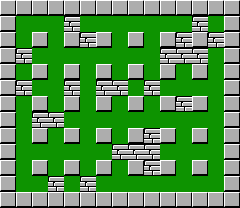

Rendered tile map (Tiled .tmx) drawn with the repository's tilesets; below, a short description and the map source with its tile grids summarised:
An orthogonal 15x13 tile map with 16x16 px tiles, 1 tile layer (ground) and 2 objects (2x player).

<map version="1.2" tiledversion="1.3.4" orientation="orthogonal" renderorder="right-down" width="15" height="13" tilewidth="16" tileheight="16" infinite="0" nextlayerid="4" nextobjectid="11">
 <editorsettings>
  <export target="map1.json" format="json" />
 </editorsettings>
 <tileset firstgid="1" name="tileset-ground" tilewidth="16" tileheight="16" tilecount="16" columns="4">
  <image source="../assets/images/ground.png" width="64" height="64" />
  <tile id="0" type="brick">
   <properties>
    <property name="collides" type="bool" value="true" />
    <property name="destructible" type="bool" value="true" />
    <property name="name" value="bricks" />
    <property name="tile_set_id" type="int" value="1" />
   </properties>
  </tile>
  <tile id="1" type="ground">
   <properties>
    <property name="collides" type="bool" value="false" />
    <property name="destructible" type="bool" value="false" />
    <property name="name" value="ground" />
    <property name="tile_set_id" type="int" value="1" />
   </properties>
  </tile>
  <tile id="2" type="wall">
   <properties>
    <property name="collides" type="bool" value="true" />
    <property name="destructible" type="bool" value="false" />
    <property name="name" value="wall" />
    <property name="tile_set_id" type="int" value="1" />
   </properties>
  </tile>
  <tile id="3" type="brick">
   <properties>
    <property name="collides" type="bool" value="true" />
    <property name="destructible" type="bool" value="true" />
    <property name="name" value="bricks" />
    <property name="tile_set_id" type="int" value="2" />
   </properties>
  </tile>
  <tile id="4" type="ground">
   <properties>
    <property name="collides" type="bool" value="false" />
    <property name="destructible" type="bool" value="false" />
    <property name="name" value="ground" />
    <property name="tile_set_id" type="int" value="2" />
   </properties>
  </tile>
  <tile id="5" type="wall">
   <properties>
    <property name="collides" type="bool" value="true" />
    <property name="destructible" type="bool" value="false" />
    <property name="name" value="wall" />
    <property name="tile_set_id" type="int" value="2" />
   </properties>
  </tile>
  <tile id="6" type="brick">
   <properties>
    <property name="collides" type="bool" value="true" />
    <property name="destructible" type="bool" value="true" />
    <property name="name" value="bricks" />
    <property name="tile_set_id" type="int" value="3" />
   </properties>
  </tile>
  <tile id="7" type="ground">
   <properties>
    <property name="collides" type="bool" value="false" />
    <property name="destructible" type="bool" value="false" />
    <property name="name" value="ground" />
    <property name="tile_set_id" type="int" value="3" />
   </properties>
  </tile>
  <tile id="8" type="wall">
   <properties>
    <property name="collides" type="bool" value="true" />
    <property name="destructible" type="bool" value="false" />
    <property name="name" value="wall" />
    <property name="tile_set_id" type="int" value="3" />
   </properties>
  </tile>
  <tile id="9" type="brick">
   <properties>
    <property name="collides" type="bool" value="true" />
    <property name="destructible" type="bool" value="true" />
    <property name="name" value="bricks" />
    <property name="tile_set_id" type="int" value="4" />
   </properties>
  </tile>
  <tile id="10" type="ground">
   <properties>
    <property name="collides" type="bool" value="false" />
    <property name="destructible" type="bool" value="false" />
    <property name="name" value="ground" />
    <property name="tile_set_id" type="int" value="4" />
   </properties>
  </tile>
  <tile id="11" type="wall">
   <properties>
    <property name="collides" type="bool" value="true" />
    <property name="destructible" type="bool" value="false" />
    <property name="name" value="wall" />
    <property name="tile_set_id" type="int" value="4" />
   </properties>
  </tile>
  <tile id="12" type="gate">
   <properties>
    <property name="collides" type="bool" value="false" />
    <property name="destructible" type="bool" value="false" />
    <property name="name" value="finish" />
   </properties>
  </tile>
  <tile id="13">
   <properties>
    <property name="collides" type="bool" value="false" />
    <property name="destructible" type="bool" value="true" />
    <property name="name" value="bonus-bomb-powerup" />
   </properties>
  </tile>
  <tile id="14">
   <properties>
    <property name="collides" type="bool" value="false" />
    <property name="destructible" type="bool" value="true" />
    <property name="name" value="bonus-bomb-count" />
   </properties>
  </tile>
  <tile id="15">
   <properties>
    <property name="collides" type="bool" value="false" />
    <property name="destructible" type="bool" value="true" />
    <property name="name" value="bonus-dollar" />
   </properties>
  </tile>
 </tileset>
 <layer id="3" name="ground" width="15" height="13">
  <data>[195 cells, 195 non-empty, 3 distinct tile ids]</data>
 </layer>
 <objectgroup id="2" name="objects">
  <object id="7" name="player1" type="player" x="16.2131" y="15.0601" width="16" height="16">
   <properties>
    <property name="character" value="blue" />
   </properties>
  </object>
  <object id="10" name="player2" type="player" x="208.07" y="176.005" width="16" height="16">
   <properties>
    <property name="character" value="red" />
   </properties>
  </object>
 </objectgroup>
</map>